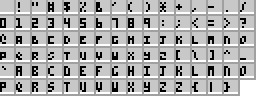
#> input picture font.bmp, 128 x 48 px, found by its file name (shown 2 times larger)
$ python shift_down.py
#> lines starting #> are read from the running program, lines starting #| are printed output that depends on the picture
"""
撤销上移 — 将所有字符像素向下移动 1 像素
"""
from PIL import Image

img = Image.open("font.bmp").convert("RGB")
#> img is the input picture: PIL image 128x48 RGB; min 0, max 255, mean 173
w, h = img.size
#> w = 128; h = 48
pixels = img.load()

CELL = 8
COLS = w // CELL
#> COLS = 16
ROWS = h // CELL
#> ROWS = 6

for i in range(95):
    col = i % COLS
    row = i // COLS
    cx = col * CELL
    cy = row * CELL

    # 向下移动: 第0-4行移到第1-5行, 第0行清空
    for y in range(4, -1, -1):  # 4,3,2,1,0
        for x in range(4):
            pixels[cx + x, cy + y + 1] = pixels[cx + x, cy + y]
            pixels[cx + x + 4, cy + y + 1] = pixels[cx + x + 4, cy + y]
    # 第0行清空
    for x in range(8):
        pixels[cx + x, cy + 0] = (200, 200, 200)

img.save("font.bmp")
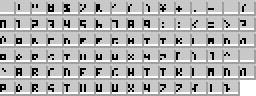
#> saved as font.bmp: PIL image 128x48 RGB (shown 2 times larger); min 0, max 255, mean 179.4
print("已撤销 — 所有字符下移回原位")
